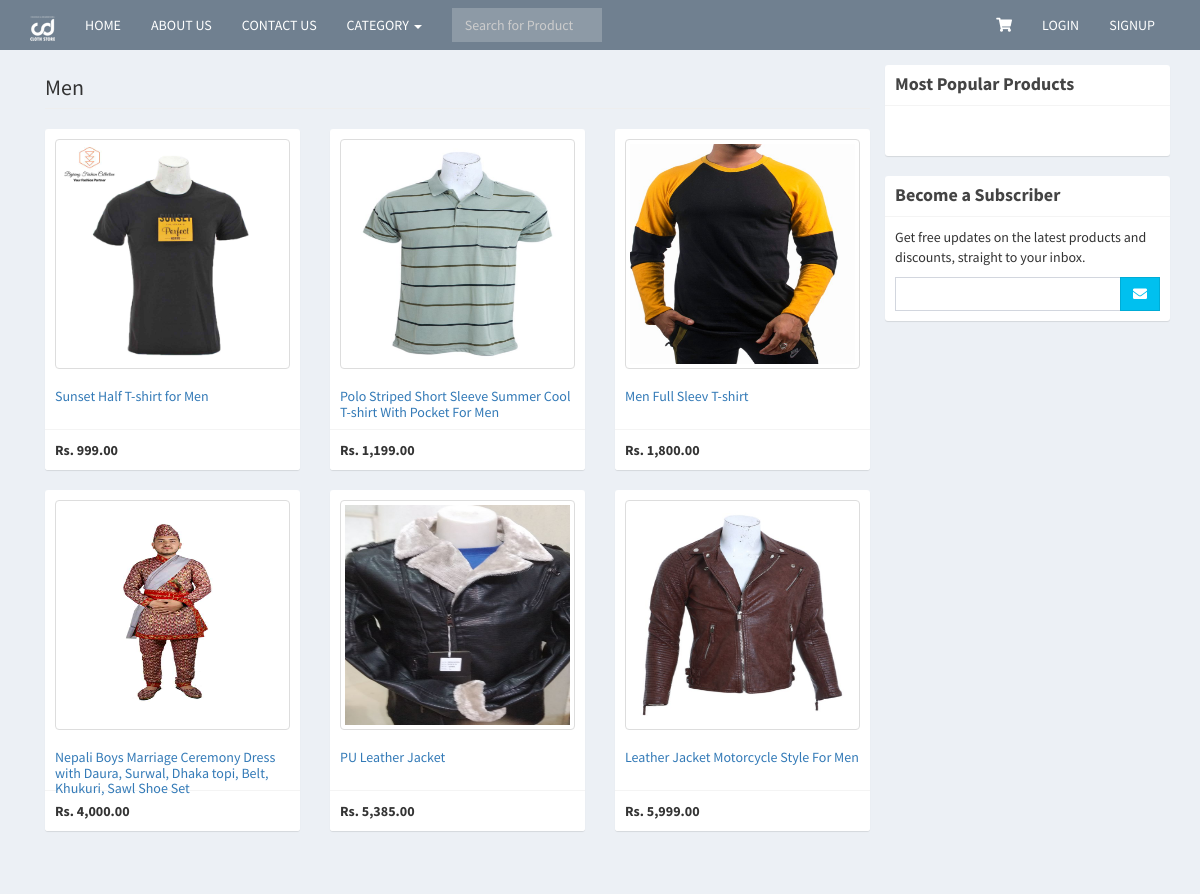
Page /category.php?category=men on the committed database.
### tables this page shows
CREATE TABLE `category` (
  `id` int(11) NOT NULL,
  `name` varchar(100) NOT NULL,
  `cat_slug` varchar(150) NOT NULL
);

CREATE TABLE `products` (
  `id` int(11) NOT NULL,
  `category_id` int(11) NOT NULL,
  `name` text NOT NULL,
  `description` text NOT NULL,
  `slug` varchar(200) NOT NULL,
  `price` double NOT NULL,
  `photo` varchar(200) NOT NULL,
  `date_view` date NOT NULL,
  `counter` int(11) NOT NULL
);

### category.php (the view, shortened to what this page needs)
<?php include 'includes/session.php'; ?>
<?php
	$slug = $_GET['category'];
	$conn = $pdo->open();
	try{
		$stmt = $conn->prepare("SELECT * FROM category WHERE cat_slug = :slug");
		$stmt->execute(['slug' => $slug]);
		$cat = $stmt->fetch();
		$catid = $cat['id'];
	}
	catch(PDOException $e){
		echo "There is some problem in connection: " . $e->getMessage();
	}
?>
<?php include 'includes/header.php'; ?>
<body class="hold-transition skin-blue layout-top-nav">
<div class="wrapper">
	<?php include 'includes/navbar.php'; ?>
	  <div class="content-wrapper">
	    <div class="container">
	      <section class="content">
	        <div class="row">
	        	<div class="col-sm-9">
		            <h1 class="page-header"><?php echo $cat['name']; ?></h1>
		       		<?php
		       			$conn = $pdo->open();
		       			try{
		       			 	$inc = 3;
						    $stmt = $conn->prepare("SELECT * FROM products WHERE category_id = :catid");
						    $stmt->execute(['catid' => $catid]);
						    foreach ($stmt as $row) {
						    	$image = (!empty($row['photo'])) ? 'images/'.$row['photo'] : 'images/noimage.jpg';
						    	$inc = ($inc == 3) ? 1 : $inc + 1;
	       						if($inc == 1) echo "<div class='row'>";
	       						echo "
	       							<div class='col-sm-4'>
	       								<div class='box box-solid'>
		       								<div class='box-body prod-body'>
		       									<img src='".$image."' width='100%' height='230px' class='thumbnail'>
		       									<h5><a href='product.php?product=".$row['slug']."'>".$row['name']."</a></h5>
		       								</div>
		       								<div class='box-footer'>
		       									<b>Rs. ".number_format($row['price'], 2)."</b>
		       								</div>
	       								</div>
	       							</div>
	       						";
	       						if($inc == 3) echo "</div>";
						    }
						}
						catch(PDOException $e){
							echo "There is some problem in connection: " . $e->getMessage();
						}
		       		?>
	        	</div>
	        	<div class="col-sm-3">
	        		<?php include 'includes/sidebar.php'; ?>
	        	</div>
	        </div>
	      </section>
	    </div>
	  </div>
</div>
</body>
</html>

### includes/header.php (style rules this page uses)
.prod-body { height:300px; }

### rows in the picture
category: name "Men"
products: photo (picture), name "Sunset Half T-shirt for Men", price "999.00"
products: photo (picture), name "Polo Striped Short Sleeve Summer Cool T-shirt With Pocket For Men", price "1,199.00"
products: photo (picture), name "Men Full Sleev T-shirt", price "1,800.00"
products: photo (picture), name "Nepali Boys Marriage Ceremony Dress with Daura, Surwal, Dhaka topi, Belt, Khukuri, Sawl Shoe Set", price "4,000.00"
products: photo (picture), name "PU Leather Jacket", price "5,385.00"
products: photo (picture), name "Leather Jacket Motorcycle Style For Men", price "5,999.00"
